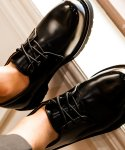
#> input picture sss.jpg, 125 x 150 px
$ python hsv.py
#> lines starting #> are read from the running program, lines starting #| are printed output that depends on the picture
import cv2
import numpy as np
src = cv2.imread("sss.jpg", cv2.IMREAD_COLOR)
#> src is the input picture: shape (150, 125, 3); mean B, G, R 94.5, 106.9, 122.4
src_hsv = cv2.cvtColor(src, cv2.COLOR_BGR2HSV)
#> src_hsv: shape (150, 125, 3); mean H, S, V 19.4, 106, 122.5
test = cv2.imread("a.jpg", cv2.IMREAD_COLOR)
test_hsv = cv2.cvtColor(src, cv2.COLOR_BGR2HSV)
h_s, s_s, v_s = cv2.split(src_hsv)
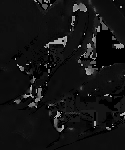
#> h_s: shape (150, 125); min 0, max 177, mean 19.4
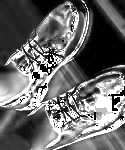
#> s_s: shape (150, 125); min 0, max 255, mean 106
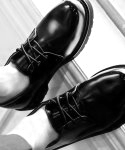
#> v_s: shape (150, 125); min 0, max 255, mean 122.5
h_t, s_t, v_t = cv2.split(test_hsv)

# [12 lines of commented-out code are left out]
hsv_dict = {}
hsv = cv2.cvtColor(src, cv2.COLOR_BGR2HSV)
h,s,v = cv2.split(hsv)

h, cnts = np.unique(h, return_counts=True)
#> h = 91 values from 0 to 177; cnts = 91 values, max 3388 at index 13, min 1 at index 33, mean 206
high_freq, high_freq_element = cnts.max(), h[cnts.argmax()]
#> high_freq = 3388; high_freq_element = 13


print(h)
#| [  0   1   2   3   4   5   6   7   8   9  10  11  12  13  14  15  16  17
#|   18  19  20  21  22  23  24  25  26  27  28  30  34  35  36  37  38  40
#|   42  45  48  50  51  55  60  66  75  80  83  90  94  96  97  98  99 100
#|  101 102 103 104 105 106 107 108 109 110 111 112 113 114 115 116 120 124
#|  125 126 128 130 131 132 133 135 140 150 156 160 165 169 170 173 174 175
#|  177]
print(cnts)
#| [2478    3   29   26   26   68  412   36  149  116  161  798 1194 3388
#|  1939 2672  821  438  134  270  922  164   50   94  427   67   22    3
#|     6  606    3   14   54    1   12   11    9   20    1   27    1    1
#|    58    7   54    4   12  190    1    6    1    4    1    4    3    1
#|     8    1   17    4    3    6   12   47    4    3    7   10    5    1
#|   115    4    6   20    1    2    1   11    1    3   39  133    4    2
#|   198    2   13   33    2    5    8]
hsv_dict = dict(zip(h, cnts))
#> hsv_dict = 91 items

print(high_freq, high_freq_element)
#| 3388 13

min_freq, min_freq_element = cnts.min(), h[cnts.argmin()]
#> min_freq = 1; min_freq_element = 37
print(min_freq, min_freq_element)
#| 1 37
threshold = 100
s = h.argsort()
#> s = 91 values from 0 to 90
print(h[s])
#| [  0   1   2   3   4   5   6   7   8   9  10  11  12  13  14  15  16  17
#|   18  19  20  21  22  23  24  25  26  27  28  30  34  35  36  37  38  40
#|   42  45  48  50  51  55  60  66  75  80  83  90  94  96  97  98  99 100
#|  101 102 103 104 105 106 107 108 109 110 111 112 113 114 115 116 120 124
#|  125 126 128 130 131 132 133 135 140 150 156 160 165 169 170 173 174 175
#|  177]

print(h[cnts>threshold])
#| [  0   6   8   9  10  11  12  13  14  15  16  17  18  19  20  21  24  30
#|   90 120 150 165]
print(h[cnts>threshold][0])
#| 0
print(h[cnts>threshold][-1])
#| 165
h = cv2.inRange(h,13,15)
#> h = 91 values, max 255 at index 13, min 0 at index 0, mean 8.41
#> (the run stopped early here; a loop or call above may not have finished)
